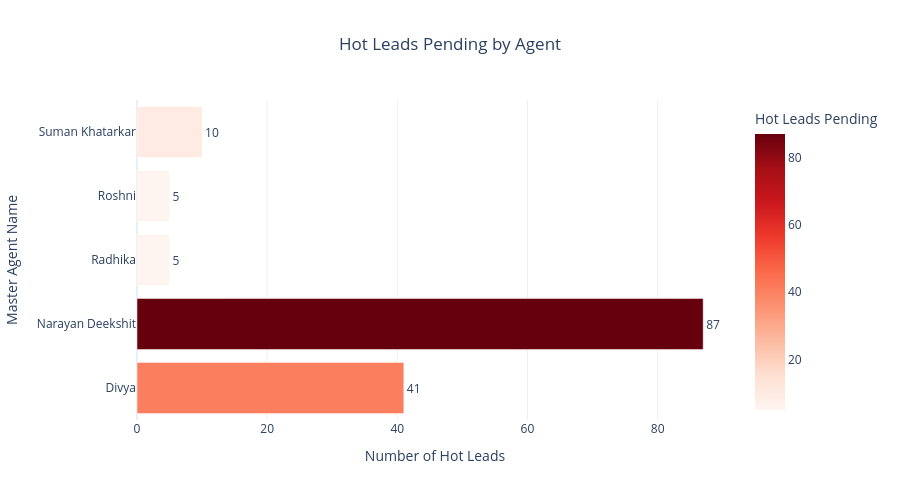

Here is the notebook cell this chart was saved with:
### Code cell
import pandas as pd
import plotly.express as px


sheet_id = input("Enter Google Sheet ID: ")
sheet_name = input("Enter Sheet Name: ")
gid = input("Enter GID")
url = f"https://docs.google.com/spreadsheets/d/{sheet_id}/gviz/tq?tqx=out:csv&sheet={sheet_name}"
df = pd.read_csv(url)


df["Follow Up Date"] = pd.to_datetime(df["Follow Up Date"], dayfirst=True)

df["Disposition"] = (
    df["Disposition"]
    .astype(str)
    .str.strip()
    .str.lower()
)


today = pd.Timestamp.today().normalize()



hot_leads = df[
    (df["Disposition"] == "interested") &
    (df["Follow Up Date"] >= today)
]


hot_leads_agent = (
    hot_leads.groupby("Master Agent Name")
    .size()
    .reset_index(name="Hot Leads Pending")
)



fig = px.bar(
    hot_leads_agent,
    x="Hot Leads Pending",
    y="Master Agent Name",
    orientation="h",
    color="Hot Leads Pending",
    color_continuous_scale="Reds",
    text="Hot Leads Pending",
    title="Hot Leads Pending by Agent"
)

fig.update_traces(textposition="outside")

fig.update_layout(
    template="plotly_white",
    height=500,
    width=900,
    title_x=0.5,
    xaxis_title="Number of Hot Leads",
    yaxis_title="Master Agent Name"
)

fig.show()

### Figure 1 — Plotly figure (JSON) as saved in the notebook; plotly's stock layout.template omitted (floating-point values rounded to 4 significant figures)
{"data": [{"hovertemplate": "Hot Leads Pending=%{marker.color}<br>Master Agent Name=%{y}<extra></extra>", "legendgroup": "", "marker": {"color": [41, 87, 5, 5, 10], "coloraxis": "coloraxis", "pattern": {"shape": ""}}, "name": "", "orientation": "h", "showlegend": false, "text": [41.0, 87.0, 5.0, 5.0, 10.0], "textposition": "outside", "type": "bar", "x": [41, 87, 5, 5, 10], "xaxis": "x", "y": ["Divya", "Narayan Deekshit", "Radhika", "Roshni", "Suman Khatarkar"], "yaxis": "y"}], "layout": {"barmode": "relative", "coloraxis": {"autocolorscale": false, "colorbar": {"title": {"text": "Hot Leads Pending"}}, "colorscale": [[0, "rgb(255,245,240)"], [0.125, "rgb(254,224,210)"], [0.25, "rgb(252,187,161)"], [0.375, "rgb(252,146,114)"], [0.5, "rgb(251,106,74)"], [0.625, "rgb(239,59,44)"], [0.75, "rgb(203,24,29)"], [0.875, "rgb(165,15,21)"], [1, "rgb(103,0,13)"]]}, "height": 500, "legend": {"tracegroupgap": 0}, "title": {"text": "Hot Leads Pending by Agent", "x": 0.5}, "width": 900, "xaxis": {"anchor": "y", "domain": [0, 1], "title": {"text": "Number of Hot Leads"}}, "yaxis": {"anchor": "x", "domain": [0, 1], "title": {"text": "Master Agent Name"}}}}
